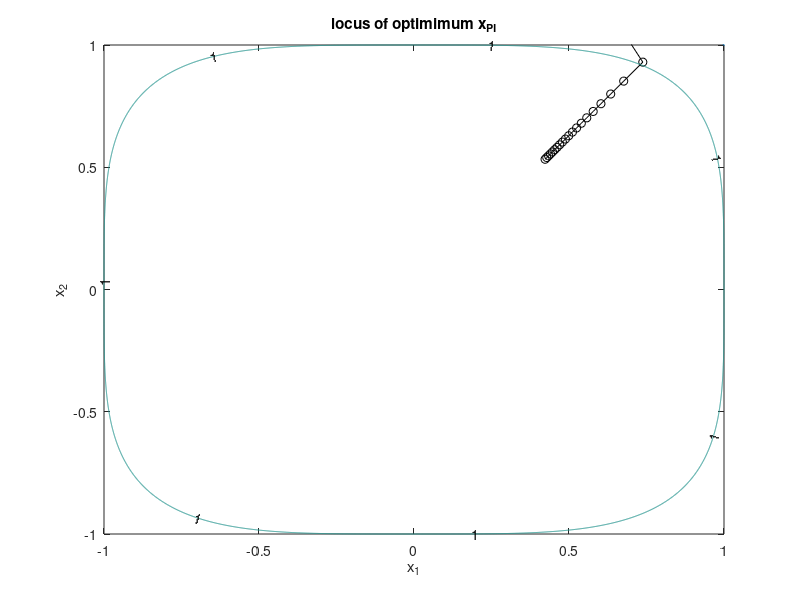

This chart was generated by the following MATLAB code: (Note: this script raises an error after producing the figure.)
%% math 707 hw 
clear all
close all
clc

Z = [3 1 -1; 
    1 1 1;
    -1 1 9]; 
[v,D] = eig(Z)

%% problem least squares 
clc
close all
clear all

A = [1 2]
[U,S,V] = svd(A)
T = pinv(A)


a = [1 2]'; %all vectors by convention are column vectors
b = 3; 
L = 0:.5:10;
xpi = zeros(2,length(L));

count = 1;

for lambda = L
    f = @(x) norm(a'*x-b) + lambda*norm(x,4); %assume x \in R^2 
    J = @(x) [2*(a(1)*x(1) + a(2) * x(2) - b) * a(1) + 4*lambda*x(1)^3, 2*(a(1) * x(1) + a(2) * x(2) - b) * a(2) + 4 * lambda * x(2)^3];
    %this is the jacobian of f 
    soln = fsolve(J,[.6 1.2]); %we start at x0 = pinv(A) * b
    xpi(:,count) = soln; 
    count = count + 1; 
end

%this is the solutions for lambda
plot(xpi(1,:),xpi(2,:),'ko-')


%this is the boundary of the ball 
x = -1:.001:1;
y = x; 

hold on 

[X,Y]  = meshgrid(x,y); 
Z = X.^4 + Y.^4;
contour(X,Y,Z,[1,1],'ShowText','on'); 
xlabel('x_1')
ylabel('x_2')

%this is the set S 

x2 = 0:.001:2; 
x1 = 3 - 2*x2; 

hold on 

plot(x1,x2)
title('locus of optimimum x_{PI}')
%% minimum distance n points in R^n 
close all
clear all
clc 

location_degree = [40.774336 -73.967533; %new york
    42.357230 -71.047202; %boston
    39.956580 -75.16646; %philadelphia
    38.94323 -77.018673; %washington
    40.429653 -79.990111] ; %pittsburgh

location_radians = location_degree * pi/180; 

radian_0 = (location_radians(1,:) + location_radians(end,:))/2; %start the initial guess midway between pittsburgh and new york 
x0 = [radian_0 0]; 


f0_inter = @(angle, s) s;
f00 = @(x) f0_inter([x(1) x(2)], x(3));
f0 = @(x) x(3); 

A = [];
b = []; 
Aeq = []; 
beq = []; 
lb = [0,-pi,-Inf];
ub = [pi,0,Inf]; 



xstar_rad = fmincon(f00,x0,A,b,Aeq,beq,lb,ub,@nonlinconmath707hw4); %note that you need the @ symbol to make sure it recognizes that this is a function 
xstar_deg = [xstar_rad(1:2)*180/pi xstar_rad(3)];
lat_opt = xstar_deg(1); 
long_opt = xstar_deg(2); 
fprintf('The latitude and longtitude coordinates of the meeting location are %2.6f N and %2.6f W\n',lat_opt,long_opt)